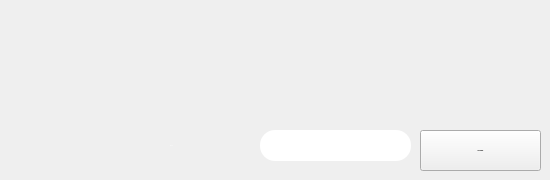
       <widget class="QWidget" name="Supprimer_2">
        <attribute name="title">
         <string>Supprimer une livraison</string>
        </attribute>
        <widget class="QLineEdit" name="lineEdit_idliv_supp">
         <property name="geometry">
          <rect>
           <x>260</x>
           <y>130</y>
           <width>151</width>
           <height>31</height>
          </rect>
         </property>
         <property name="font">
          <font>
           <family>century gothic</family>
           <pointsize>-1</pointsize>
           <weight>75</weight>
           <bold>true</bold>
          </font>
         </property>
         <property name="styleSheet">
          <string notr="true">border-radius:15px;
</string>
         </property>
         <property name="text">
          <string/>
         </property>
         <property name="maxLength">
          <number>8</number>
         </property>
         <property name="alignment">
          <set>Qt::AlignCenter</set>
         </property>
        </widget>
        <widget class="QLabel" name="label_id_ingsupp">
         <property name="geometry">
          <rect>
           <x>170</x>
           <y>130</y>
           <width>71</width>
           <height>31</height>
          </rect>
         </property>
         <property name="font">
          <font>
           <family>century gothic</family>
           <pointsize>-1</pointsize>
           <weight>50</weight>
           <italic>false</italic>
           <bold>false</bold>
          </font>
         </property>
         <property name="styleSheet">
          <string notr="true">color:white;
border-radius:15px;</string>
         </property>
         <property name="text">
          <string>ID LIV :</string>
         </property>
        </widget>
        <widget class="QPushButton" name="supprimer_2">
         <property name="geometry">
          <rect>
           <x>420</x>
           <y>130</y>
           <width>121</width>
           <height>41</height>
          </rect>
         </property>
         <property name="font">
          <font>
           <family>century gothic</family>
           <pointsize>-1</pointsize>
           <weight>75</weight>
           <italic>false</italic>
           <bold>true</bold>
          </font>
         </property>
         <property name="text">
          <string>SUPPRIMER</string>
         </property>
        </widget>
       </widget>
